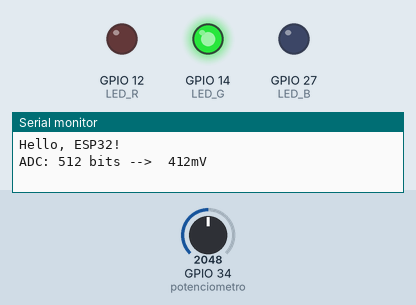
This sketch was run on a simulated ESP32. On the bench: output pins drawn as LEDs (lit = HIGH), the last lines printed to the serial monitor. Inputs (shaded band) come from the test bench; at power-on: GPIO 34 (potenciometro) = 2048 (analog values on the 0–4095 scale).

Above: at 1.8 s.
1.9 s: GPIO 34 (potenciometro) set to 1405
3.4 s: GPIO 34 (potenciometro) set to 1325
At 5.0 s:
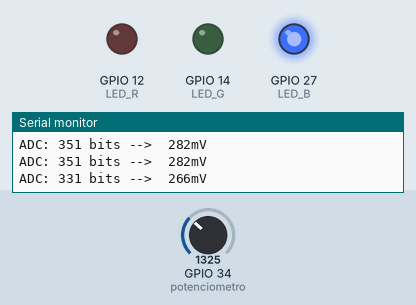
5.5 s: GPIO 34 (potenciometro) set to 4095
At 6.6 s:
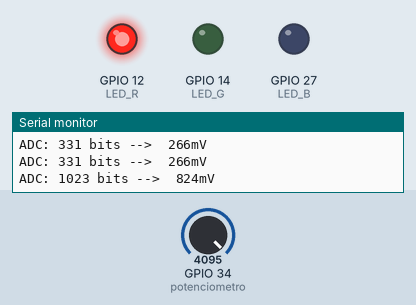
7.5 s: GPIO 34 (potenciometro) set to 3943
At 9.2 s:
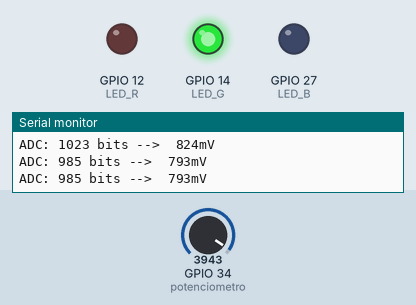
9.5 s: GPIO 34 (potenciometro) set to 1228
At 10.9 s:
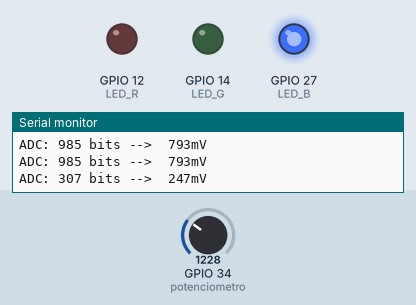
Timing chart, 0 to 12.5 s (numbered marks = the images above; inputs shaded):
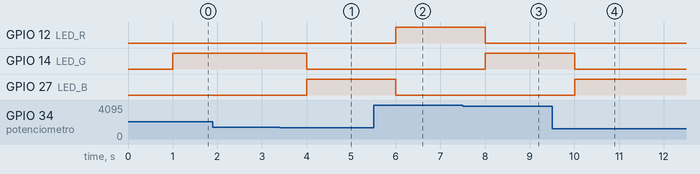

Measured:
- the behaviour switches between 1364 and 1363 on GPIO 34 (potenciometro) (found by bisection; images 0 and 1)
- the behaviour switches between 4000 and 3999 on GPIO 34 (potenciometro) (found by bisection; images 2 and 3)
- after the input at 3.4 s, GPIO 14 (LED_G): HIGH → LOW after 0.60 s; GPIO 27 (LED_B): LOW → HIGH after 0.60 s
- after the input at 5.5 s, GPIO 12 (LED_R): LOW → HIGH after 0.50 s; GPIO 27 (LED_B): HIGH → LOW after 0.50 s
- after the input at 7.5 s, GPIO 12 (LED_R): HIGH → LOW after 0.50 s; GPIO 14 (LED_G): LOW → HIGH after 0.50 s
- after the input at 9.5 s, GPIO 14 (LED_G): HIGH → LOW after 0.50 s; GPIO 27 (LED_B): LOW → HIGH after 0.50 s

The sketch:

sketch.ino
```cpp
#define potenciometro 34
#define LED_R 12
#define LED_G 14
#define LED_B 27

// Ler o valor analógico do potenciometro
int valorAnalogico = 0;
int valorVolts = 0;

void setup() {
  // put your setup code here, to run once:
  Serial.begin(115200);
  Serial.println("Hello, ESP32!");

  // ENTRADAS
  pinMode(potenciometro, INPUT);

  // SAÍDAS
  pinMode(LED_R, OUTPUT);
  pinMode(LED_G, OUTPUT);
  pinMode(LED_B, OUTPUT);

  // ADC
  analogReadResolution(10);

}

void loop() {
  // put your main code here, to run repeatedly:
  delay(1000); // this speeds up the simulation

  valorAnalogico = analogRead(potenciometro);
  valorVolts = analogReadMilliVolts(potenciometro);

  Serial.printf("ADC: %d bits -->  %dmV\n", valorAnalogico, valorVolts);

  bargraph();
}

void bargraph()
{
  // ADC RANGE
  // ADC  --> LED_R | LED_G | LED_B
  // 1023 -->   1   |   0   |   0
  // 341  -->   0   |   1   |   0
  // 0    -->   0   |   0   |   1

  if(valorAnalogico < 341)
  {
    digitalWrite(LED_R, LOW);
    digitalWrite(LED_G, LOW);
    digitalWrite(LED_B, HIGH);
  }
  else if(valorAnalogico >= 341 && valorAnalogico < 1000)
  {
    digitalWrite(LED_R, LOW);
    digitalWrite(LED_G, HIGH);
    digitalWrite(LED_B, LOW);
  }
  else
  {
    digitalWrite(LED_R, HIGH);
    digitalWrite(LED_G, LOW);
    digitalWrite(LED_B, LOW);
  }
}
```
